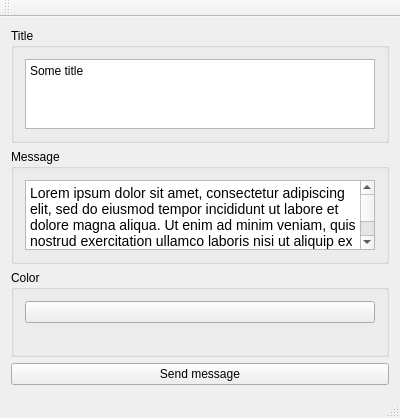
<?xml version="1.0" encoding="UTF-8"?>
<ui version="4.0">
 <class>MainWindow</class>
 <widget class="QMainWindow" name="MainWindow">
  <property name="geometry">
   <rect>
    <x>0</x>
    <y>0</y>
    <width>400</width>
    <height>344</height>
   </rect>
  </property>
  <property name="windowTitle">
   <string>MainWindow</string>
  </property>
  <widget class="QWidget" name="centralWidget">
   <layout class="QVBoxLayout" name="verticalLayout">
    <item>
     <widget class="QGroupBox" name="groupBox">
      <property name="title">
       <string>Title</string>
      </property>
      <layout class="QVBoxLayout" name="verticalLayout_2">
       <item>
        <widget class="QTextEdit" name="textEdit_2">
         <property name="html">
          <string>&lt;!DOCTYPE HTML PUBLIC &quot;-//W3C//DTD HTML 4.0//EN&quot; &quot;http://www.w3.org/TR/REC-html40/strict.dtd&quot;&gt;
&lt;html&gt;&lt;head&gt;&lt;meta name=&quot;qrichtext&quot; content=&quot;1&quot; /&gt;&lt;style type=&quot;text/css&quot;&gt;
p, li { white-space: pre-wrap; }
&lt;/style&gt;&lt;/head&gt;&lt;body style=&quot; font-family:'Sans Serif'; font-size:9pt; font-weight:400; font-style:normal;&quot;&gt;
&lt;p style=&quot; margin-top:0px; margin-bottom:0px; margin-left:0px; margin-right:0px; -qt-block-indent:0; text-indent:0px;&quot;&gt;Some title&lt;/p&gt;&lt;/body&gt;&lt;/html&gt;</string>
         </property>
        </widget>
       </item>
      </layout>
     </widget>
    </item>
    <item>
     <widget class="QGroupBox" name="groupBox_2">
      <property name="title">
       <string>Message</string>
      </property>
      <layout class="QVBoxLayout" name="verticalLayout_3">
       <item>
        <widget class="QTextEdit" name="textEdit">
         <property name="html">
          <string>&lt;!DOCTYPE HTML PUBLIC &quot;-//W3C//DTD HTML 4.0//EN&quot; &quot;http://www.w3.org/TR/REC-html40/strict.dtd&quot;&gt;
&lt;html&gt;&lt;head&gt;&lt;meta name=&quot;qrichtext&quot; content=&quot;1&quot; /&gt;&lt;style type=&quot;text/css&quot;&gt;
p, li { white-space: pre-wrap; }
&lt;/style&gt;&lt;/head&gt;&lt;body style=&quot; font-family:'Sans Serif'; font-size:9pt; font-weight:400; font-style:normal;&quot;&gt;
&lt;p style=&quot; margin-top:0px; margin-bottom:0px; margin-left:0px; margin-right:0px; -qt-block-indent:0; text-indent:0px;&quot;&gt;&lt;span style=&quot; font-family:'Open Sans','Arial','sans-serif'; font-size:14px; color:#000000; background-color:#ffffff;&quot;&gt;Lorem ipsum dolor sit amet, consectetur adipiscing elit, sed do eiusmod tempor incididunt ut labore et dolore magna aliqua. Ut enim ad minim veniam, quis nostrud exercitation ullamco laboris nisi ut aliquip ex ea commodo consequat. Duis aute irure dolor in reprehenderit in voluptate velit esse cillum dolore eu fugiat nulla pariatur. Excepteur sint occaecat cupidatat non proident, sunt in culpa qui officia deserunt mollit anim id est laborum.&lt;/span&gt;&lt;/p&gt;&lt;/body&gt;&lt;/html&gt;</string>
         </property>
        </widget>
       </item>
      </layout>
     </widget>
    </item>
    <item>
     <widget class="QGroupBox" name="groupBox_3">
      <property name="title">
       <string>Color</string>
      </property>
      <layout class="QVBoxLayout" name="verticalLayout_4">
       <item>
        <widget class="QPushButton" name="pushButton_2">
         <property name="text">
          <string/>
         </property>
        </widget>
       </item>
       <item>
        <widget class="QLabel" name="label">
         <property name="text">
          <string/>
         </property>
        </widget>
       </item>
      </layout>
     </widget>
    </item>
    <item>
     <widget class="QPushButton" name="pushButton">
      <property name="text">
       <string>Send message</string>
      </property>
     </widget>
    </item>
   </layout>
  </widget>
  <widget class="QMenuBar" name="menuBar">
   <property name="geometry">
    <rect>
     <x>0</x>
     <y>0</y>
     <width>400</width>
     <height>22</height>
    </rect>
   </property>
  </widget>
  <widget class="QToolBar" name="mainToolBar">
   <attribute name="toolBarArea">
    <enum>TopToolBarArea</enum>
   </attribute>
   <attribute name="toolBarBreak">
    <bool>false</bool>
   </attribute>
  </widget>
  <widget class="QStatusBar" name="statusBar"/>
 </widget>
 <layoutdefault spacing="6" margin="11"/>
 <resources/>
 <connections/>
</ui>
